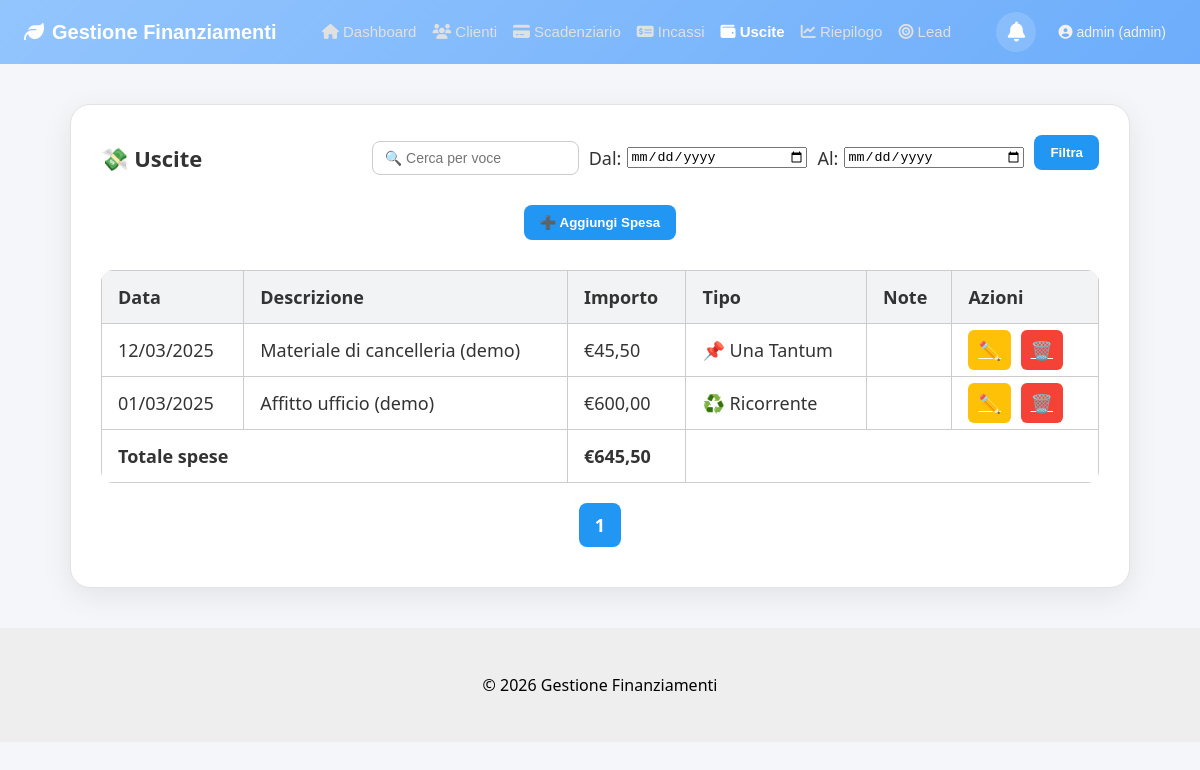
/pages/uscite.php (signed in), run on the app's committed database.
### tables this page shows
CREATE TABLE `uscite` (
  `id` int(11) NOT NULL AUTO_INCREMENT,
  `descrizione` varchar(255) DEFAULT NULL,
  `importo` decimal(10,2) DEFAULT NULL,
  `note` text DEFAULT NULL,
  `tipo` enum('una_tantum','ricorrente') DEFAULT NULL,
  `data_uscita` date DEFAULT NULL,
  PRIMARY KEY (`id`)
);

### pages/uscite.php (the view, shortened to what this page needs)
<?php
require_once "../includes/header.php";
require_once "../includes/topbar.php";
require_once "../config/db.php";
$pdo->setAttribute(PDO::ATTR_ERRMODE, PDO::ERRMODE_EXCEPTION);
$filter_descrizione = $_GET['filtro_descrizione'] ?? '';
$filter_da = $_GET['filtro_da'] ?? '';
$filter_a = $_GET['filtro_a'] ?? '';
$where = "WHERE 1=1";
$params = [];
$per_page = isset($_GET['per_page']) && (int)$_GET['per_page'] > 0 ? (int)$_GET['per_page'] : 10;
$page = isset($_GET['page']) && (int)$_GET['page'] > 0 ? (int)$_GET['page'] : 1;
$offset = ($page - 1) * $per_page;
$count_stmt = $pdo->prepare("SELECT COUNT(*) FROM uscite $where");
$count_stmt->execute($params);
$total_rows = $count_stmt->fetchColumn();
$total_pages = max(1, ceil($total_rows / $per_page));
$stmt = $pdo->prepare("SELECT * FROM uscite $where ORDER BY data_uscita DESC LIMIT :offset, :per_page");
$stmt->bindParam(':offset', $offset, PDO::PARAM_INT);
$stmt->bindParam(':per_page', $per_page, PDO::PARAM_INT);
$stmt->execute();
$uscite = $stmt->fetchAll();
$totale_spese = array_sum(array_column($uscite, 'importo'));
?>
<link rel="stylesheet" href="../css/clienti.css">
<div class="clienti-container">
  <div class="card">
    <div class="top-bar" style="display: flex; justify-content: space-between; flex-wrap: wrap; gap: 10px;">
      <h2>💸 Uscite</h2>
      <form method="get" style="display: flex; gap: 10px;">
        <input type="text" name="filtro_descrizione" placeholder="🔍 Cerca per voce" value="<?= htmlspecialchars($filter_descrizione) ?>" class="input-search">
        <label>Dal: <input type="date" name="filtro_da" value="<?= $filter_da ?>"></label>
        <label>Al: <input type="date" name="filtro_a" value="<?= $filter_a ?>"></label>
        <button type="submit" class="btn">Filtra</button>
      </form>
    </div>
    <div style="margin: 20px 0;">
      <button class="btn btn-add" onclick="openModal()">➕ Aggiungi Spesa</button>
    </div>
    <table class="clienti-table">
      <thead>
        <tr>
          <th>Data</th>
          <th>Descrizione</th>
          <th>Importo</th>
          <th>Tipo</th>
          <th>Note</th>
          <th>Azioni</th>
        </tr>
      </thead>
      <tbody>
        <?php foreach ($uscite as $u): ?>
        <tr>
          <td><?= date('d/m/Y', strtotime($u['data_uscita'])) ?></td>
          <td><?= htmlspecialchars($u['descrizione']) ?></td>
          <td>€<?= number_format($u['importo'], 2, ',', '.') ?></td>
          <td><?= $u['tipo'] === 'ricorrente' ? '♻️ Ricorrente' : '📌 Una Tantum' ?></td>
          <td><?= htmlspecialchars($u['note']) ?></td>
          <td>
            <a href="#" class="btn-edit" onclick="openEditModal(<?= $u['id'] ?>)">✏️</a>
            <a href="?elimina=<?= $u['id'] ?>" class="btn-delete" onclick="return confirm('Eliminare questa uscita?')">🗑️</a>
          </td>
        </tr>
        <?php endforeach; ?>
      </tbody>
      <tfoot>
        <tr style="font-weight:bold;">
          <td colspan="2">Totale spese</td>
          <td>€<?= number_format($totale_spese, 2, ',', '.') ?></td>
          <td colspan="3"></td>
        </tr>
      </tfoot>
    </table>
    <div style="margin-top: 20px; text-align: center;">
      <?php for ($i = 1; $i <= $total_pages; $i++): ?>
        <a class="btn <?= $i == $page ? 'btn-active' : '' ?>" href="?page=<?= $i ?>&per_page=<?= $per_page ?>"> <?= $i ?> </a>
      <?php endfor; ?>
    </div>
  </div>
</div>
<?php require_once "../includes/footer.php"; ?>

### css/main.css (style rules this page uses)
.card { background-color: #fff; padding: 20px; text-align: center; border: 2px solid #eee; border-radius: 10px; font-size: 18px; text-decoration: none; color: #333; transition: 0.2s; }
.btn { display: inline-block; padding: 10px 20px; background-color: #03A9F4; color: white; text-decoration: none; border-radius: 5px; margin-bottom: 10px; }
table { width: 100%; border-collapse: collapse; background-color: white; }
table th, table td { padding: 10px; border: 1px solid #ccc; text-align: left; }

### css/topbar.css (style rules this page uses)
html, body { margin: 0; padding: 0; }
.table-responsive > table { width: 100%; }

### css/clienti.css (style rules this page uses)
* { box-sizing: border-box; -webkit-font-smoothing: antialiased; -moz-osx-font-smoothing: grayscale; }
body { background-color: #f4f6f9; font-family: 'Segoe UI', Tahoma, Geneva, Verdana, sans-serif; margin: 0; padding: 0; }
.clienti-container { width: 100%; max-width: 1100px; margin: 40px auto; padding: 0 20px; }
.card { background: #fff; border-radius: 20px; padding: 30px; border: 1px solid #e3e3e3; box-shadow: 0 8px 30px rgba(0, 0, 0, 0.08); transition: box-shadow 0.3s ease; }
.top-bar { display: flex; justify-content: space-between; align-items: center; flex-wrap: wrap; gap: 15px; margin-bottom: 25px; }
.top-bar h2 { display: flex; align-items: center; gap: 8px; font-size: 22px; margin: 0; }
.btn-add, .btn { background-color: #2196F3; color: white; border: none; padding: 10px 16px; border-radius: 8px; font-weight: bold; cursor: pointer; transition: background-color 0.3s; }
.clienti-table { width: 100%; border-collapse: collapse; border-radius: 12px; overflow: hidden; }
.clienti-table th, .clienti-table td { padding: 14px 16px; text-align: left; vertical-align: top; word-break: break-word; }
.clienti-table th { background-color: #f1f3f5; font-weight: bold; color: #333; }
.clienti-table tbody tr { border-bottom: 1px solid #eee; transition: background-color 0.2s ease; }
.btn-edit, .btn-delete { padding: 8px 10px; border: none; border-radius: 6px; margin-right: 5px; font-weight: bold; cursor: pointer; }
.btn-edit { background-color: #FFC107; color: white; }
.btn-delete { background-color: #F44336; color: white; }
.input-search { padding: 8px 12px; font-size: 14px; border-radius: 8px; border: 1px solid #ccc; min-width: 200px; }
.top-bar form { display: flex; align-items: center; gap: 10px; flex-wrap: wrap; }
.top-bar form input[type="text"], .top-bar form input[type="date"], .top-bar form select, .top-bar form .input-search { min-width: 180px; }
.top-bar form label { display: inline-flex; align-items: center; gap: 6px; flex-wrap: wrap; }

### includes/topbar.php (style rules this page uses)
html, body { margin: 0 !important; padding: 0 !important; }

### data on the page
uscite: data_uscita "12/03/2025", descrizione "Materiale di cancelleria (demo)", importo "45,50", tipo "📌 Una Tantum"
uscite: data_uscita "01/03/2025", descrizione "Affitto ufficio (demo)", importo "600,00", tipo "♻️ Ricorrente"

### other printed values
$_SESSION['user']['username'] "admin"
$_SESSION['user']['ruolo'] "admin"
$totale_spese "645,50"
